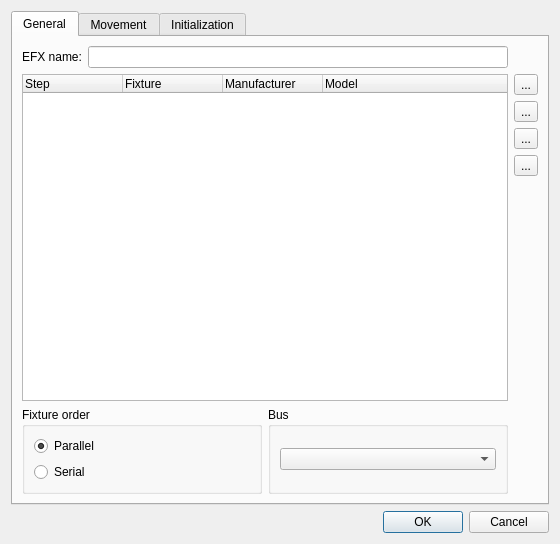
<ui version="4.0" >
 <class>EFXEditor</class>
 <widget class="QDialog" name="EFXEditor" >
  <property name="geometry" >
   <rect>
    <x>0</x>
    <y>0</y>
    <width>560</width>
    <height>544</height>
   </rect>
  </property>
  <property name="windowTitle" >
   <string>EFX Editor</string>
  </property>
  <layout class="QVBoxLayout" >
   <item>
    <widget class="QTabWidget" name="m_tab" >
     <property name="toolTip" >
      <string/>
     </property>
     <property name="currentIndex" >
      <number>0</number>
     </property>
     <widget class="QWidget" name="General" >
      <property name="geometry" >
       <rect>
        <x>0</x>
        <y>0</y>
        <width>538</width>
        <height>462</height>
       </rect>
      </property>
      <attribute name="title" >
       <string>General</string>
      </attribute>
      <layout class="QGridLayout" name="gridLayout_2" >
       <item row="0" column="0" >
        <layout class="QHBoxLayout" >
         <item>
          <widget class="QLabel" name="m_nameLabel" >
           <property name="text" >
            <string>EFX name:</string>
           </property>
          </widget>
         </item>
         <item>
          <widget class="QLineEdit" name="m_nameEdit" >
           <property name="toolTip" >
            <string>The name of the function being edited</string>
           </property>
          </widget>
         </item>
        </layout>
       </item>
       <item row="1" column="0" >
        <widget class="QTreeWidget" name="m_tree" >
         <property name="alternatingRowColors" >
          <bool>true</bool>
         </property>
         <property name="rootIsDecorated" >
          <bool>false</bool>
         </property>
         <property name="itemsExpandable" >
          <bool>false</bool>
         </property>
         <property name="allColumnsShowFocus" >
          <bool>true</bool>
         </property>
         <column>
          <property name="text" >
           <string>Step</string>
          </property>
         </column>
         <column>
          <property name="text" >
           <string>Fixture</string>
          </property>
         </column>
         <column>
          <property name="text" >
           <string>Manufacturer</string>
          </property>
         </column>
         <column>
          <property name="text" >
           <string>Model</string>
          </property>
         </column>
        </widget>
       </item>
       <item row="1" column="1" >
        <layout class="QVBoxLayout" name="verticalLayout" >
         <item>
          <widget class="QToolButton" name="m_addFixtureButton" >
           <property name="text" >
            <string>...</string>
           </property>
          </widget>
         </item>
         <item>
          <widget class="QToolButton" name="m_removeFixtureButton" >
           <property name="text" >
            <string>...</string>
           </property>
          </widget>
         </item>
         <item>
          <widget class="QToolButton" name="m_raiseFixtureButton" >
           <property name="text" >
            <string>...</string>
           </property>
          </widget>
         </item>
         <item>
          <widget class="QToolButton" name="m_lowerFixtureButton" >
           <property name="text" >
            <string>...</string>
           </property>
          </widget>
         </item>
         <item>
          <spacer name="verticalSpacer" >
           <property name="orientation" >
            <enum>Qt::Vertical</enum>
           </property>
           <property name="sizeHint" stdset="0" >
            <size>
             <width>20</width>
             <height>68</height>
            </size>
           </property>
          </spacer>
         </item>
        </layout>
       </item>
       <item row="2" column="0" >
        <layout class="QHBoxLayout" name="horizontalLayout_4" >
         <item>
          <widget class="QGroupBox" name="m_orderGroup" >
           <property name="title" >
            <string>Fixture order</string>
           </property>
           <layout class="QVBoxLayout" name="verticalLayout_5" >
            <item>
             <widget class="QRadioButton" name="m_parallelRadio" >
              <property name="toolTip" >
               <string>All fixtures move in parallel</string>
              </property>
              <property name="text" >
               <string>Parallel</string>
              </property>
              <property name="checked" >
               <bool>true</bool>
              </property>
             </widget>
            </item>
            <item>
             <widget class="QRadioButton" name="m_serialRadio" >
              <property name="toolTip" >
               <string>The pattern propagates to each fixture in a sequential order</string>
              </property>
              <property name="text" >
               <string>Serial</string>
              </property>
             </widget>
            </item>
           </layout>
          </widget>
         </item>
         <item>
          <widget class="QGroupBox" name="m_busGroup" >
           <property name="title" >
            <string>Bus</string>
           </property>
           <layout class="QVBoxLayout" name="verticalLayout_6" >
            <item>
             <widget class="QComboBox" name="m_busCombo" >
              <property name="toolTip" >
               <string>Bus that controls the speed of the pattern</string>
              </property>
             </widget>
            </item>
           </layout>
          </widget>
         </item>
        </layout>
       </item>
      </layout>
     </widget>
     <widget class="QWidget" name="Movement" >
      <property name="geometry" >
       <rect>
        <x>0</x>
        <y>0</y>
        <width>538</width>
        <height>462</height>
       </rect>
      </property>
      <attribute name="title" >
       <string>Movement</string>
      </attribute>
      <layout class="QHBoxLayout" name="horizontalLayout_2" >
       <item>
        <layout class="QVBoxLayout" name="verticalLayout_3" >
         <item>
          <widget class="QFrame" name="m_previewFrame" >
           <property name="sizePolicy" >
            <sizepolicy vsizetype="Fixed" hsizetype="Fixed" >
             <horstretch>0</horstretch>
             <verstretch>0</verstretch>
            </sizepolicy>
           </property>
           <property name="minimumSize" >
            <size>
             <width>255</width>
             <height>255</height>
            </size>
           </property>
           <property name="maximumSize" >
            <size>
             <width>255</width>
             <height>255</height>
            </size>
           </property>
           <property name="frameShape" >
            <enum>QFrame::StyledPanel</enum>
           </property>
           <property name="frameShadow" >
            <enum>QFrame::Sunken</enum>
           </property>
          </widget>
         </item>
         <item>
          <layout class="QHBoxLayout" name="horizontalLayout" >
           <item>
            <widget class="QGroupBox" name="m_directionGroup" >
             <property name="title" >
              <string>Direction</string>
             </property>
             <layout class="QVBoxLayout" name="verticalLayout_2" >
              <item>
               <widget class="QRadioButton" name="m_forward" >
                <property name="toolTip" >
                 <string>Run the pattern forwards</string>
                </property>
                <property name="text" >
                 <string>Forward</string>
                </property>
                <property name="checked" >
                 <bool>true</bool>
                </property>
               </widget>
              </item>
              <item>
               <widget class="QRadioButton" name="m_backward" >
                <property name="toolTip" >
                 <string>Run the pattern backwards</string>
                </property>
                <property name="text" >
                 <string>Backward</string>
                </property>
               </widget>
              </item>
              <item>
               <spacer name="verticalSpacer_2" >
                <property name="orientation" >
                 <enum>Qt::Vertical</enum>
                </property>
                <property name="sizeHint" stdset="0" >
                 <size>
                  <width>20</width>
                  <height>38</height>
                 </size>
                </property>
               </spacer>
              </item>
             </layout>
            </widget>
           </item>
           <item>
            <widget class="QGroupBox" name="m_runOrderGroup" >
             <property name="title" >
              <string>Run order</string>
             </property>
             <layout class="QVBoxLayout" name="_2" >
              <item>
               <widget class="QRadioButton" name="m_loop" >
                <property name="toolTip" >
                 <string>Run through over and over again</string>
                </property>
                <property name="text" >
                 <string>Loop</string>
                </property>
                <property name="checked" >
                 <bool>true</bool>
                </property>
               </widget>
              </item>
              <item>
               <widget class="QRadioButton" name="m_singleShot" >
                <property name="toolTip" >
                 <string>Run through once and stop</string>
                </property>
                <property name="text" >
                 <string>Single shot</string>
                </property>
               </widget>
              </item>
              <item>
               <widget class="QRadioButton" name="m_pingPong" >
                <property name="toolTip" >
                 <string>First run forwards, then backwards, again forwards, etc...</string>
                </property>
                <property name="text" >
                 <string>Ping pong</string>
                </property>
               </widget>
              </item>
              <item>
               <spacer name="verticalSpacer_3" >
                <property name="orientation" >
                 <enum>Qt::Vertical</enum>
                </property>
                <property name="sizeHint" stdset="0" >
                 <size>
                  <width>20</width>
                  <height>40</height>
                 </size>
                </property>
               </spacer>
              </item>
             </layout>
            </widget>
           </item>
          </layout>
         </item>
        </layout>
       </item>
       <item>
        <layout class="QVBoxLayout" name="verticalLayout_4" >
         <item>
          <widget class="QGroupBox" name="m_algorithmGroup" >
           <property name="title" >
            <string>Pattern</string>
           </property>
           <layout class="QVBoxLayout" >
            <item>
             <widget class="QComboBox" name="m_algorithmCombo" >
              <property name="toolTip" >
               <string>Pattern for moving the mirror/head</string>
              </property>
             </widget>
            </item>
           </layout>
          </widget>
         </item>
         <item>
          <widget class="QGroupBox" name="m_parametersGroup" >
           <property name="title" >
            <string>Parameters</string>
           </property>
           <layout class="QGridLayout" name="gridLayout" >
            <item row="0" column="0" >
             <widget class="QLabel" name="m_widthLabel" >
              <property name="text" >
               <string>Width</string>
              </property>
             </widget>
            </item>
            <item row="0" column="1" >
             <widget class="QSpinBox" name="m_widthSpin" >
              <property name="toolTip" >
               <string>Value width of the pattern</string>
              </property>
              <property name="maximum" >
               <number>127</number>
              </property>
              <property name="value" >
               <number>127</number>
              </property>
             </widget>
            </item>
            <item row="1" column="0" >
             <widget class="QLabel" name="m_heightLabel" >
              <property name="text" >
               <string>Height</string>
              </property>
             </widget>
            </item>
            <item row="1" column="1" >
             <widget class="QSpinBox" name="m_heightSpin" >
              <property name="toolTip" >
               <string>Value height of the pattern</string>
              </property>
              <property name="maximum" >
               <number>127</number>
              </property>
              <property name="value" >
               <number>127</number>
              </property>
             </widget>
            </item>
            <item row="2" column="0" >
             <widget class="QLabel" name="m_xOffsetLabel" >
              <property name="text" >
               <string>X offset</string>
              </property>
             </widget>
            </item>
            <item row="2" column="1" >
             <widget class="QSpinBox" name="m_xOffsetSpin" >
              <property name="toolTip" >
               <string>Pattern's center point on the X axis</string>
              </property>
              <property name="maximum" >
               <number>255</number>
              </property>
              <property name="value" >
               <number>127</number>
              </property>
             </widget>
            </item>
            <item row="3" column="0" >
             <widget class="QLabel" name="m_yOffsetLabel" >
              <property name="text" >
               <string>Y offset</string>
              </property>
             </widget>
            </item>
            <item row="3" column="1" >
             <widget class="QSpinBox" name="m_yOffsetSpin" >
              <property name="toolTip" >
               <string>Pattern's center point on the Y axis</string>
              </property>
              <property name="maximum" >
               <number>255</number>
              </property>
              <property name="value" >
               <number>127</number>
              </property>
             </widget>
            </item>
            <item row="4" column="0" >
             <widget class="QLabel" name="m_rotationLabel" >
              <property name="text" >
               <string>Rotation</string>
              </property>
             </widget>
            </item>
            <item row="4" column="1" >
             <widget class="QSpinBox" name="m_rotationSpin" >
              <property name="toolTip" >
               <string>Rotation of the pattern's starting point</string>
              </property>
              <property name="maximum" >
               <number>359</number>
              </property>
             </widget>
            </item>
            <item row="5" column="0" colspan="2" >
             <spacer>
              <property name="orientation" >
               <enum>Qt::Vertical</enum>
              </property>
              <property name="sizeHint" stdset="0" >
               <size>
                <width>20</width>
                <height>16</height>
               </size>
              </property>
             </spacer>
            </item>
            <item row="6" column="0" >
             <widget class="QLabel" name="m_xFrequencyLabel" >
              <property name="enabled" >
               <bool>false</bool>
              </property>
              <property name="text" >
               <string>X frequency</string>
              </property>
             </widget>
            </item>
            <item row="6" column="1" >
             <widget class="QSpinBox" name="m_xFrequencySpin" >
              <property name="enabled" >
               <bool>false</bool>
              </property>
              <property name="toolTip" >
               <string>Lissajous pattern's X frequency</string>
              </property>
              <property name="maximum" >
               <number>5</number>
              </property>
              <property name="value" >
               <number>2</number>
              </property>
             </widget>
            </item>
            <item row="7" column="0" >
             <widget class="QLabel" name="m_yFrequencyLabel" >
              <property name="enabled" >
               <bool>false</bool>
              </property>
              <property name="text" >
               <string>Y frequency</string>
              </property>
             </widget>
            </item>
            <item row="7" column="1" >
             <widget class="QSpinBox" name="m_yFrequencySpin" >
              <property name="enabled" >
               <bool>false</bool>
              </property>
              <property name="toolTip" >
               <string>Lissajous pattern's Y frequency</string>
              </property>
              <property name="maximum" >
               <number>5</number>
              </property>
              <property name="value" >
               <number>1</number>
              </property>
             </widget>
            </item>
            <item row="8" column="0" >
             <widget class="QLabel" name="m_xPhaseLabel" >
              <property name="enabled" >
               <bool>false</bool>
              </property>
              <property name="text" >
               <string>X phase</string>
              </property>
             </widget>
            </item>
            <item row="8" column="1" >
             <widget class="QSpinBox" name="m_xPhaseSpin" >
              <property name="enabled" >
               <bool>false</bool>
              </property>
              <property name="toolTip" >
               <string>Lissajous pattern's X phase</string>
              </property>
              <property name="maximum" >
               <number>360</number>
              </property>
              <property name="value" >
               <number>90</number>
              </property>
             </widget>
            </item>
            <item row="9" column="0" >
             <widget class="QLabel" name="m_yPhaseLabel" >
              <property name="enabled" >
               <bool>false</bool>
              </property>
              <property name="text" >
               <string>Y phase</string>
              </property>
             </widget>
            </item>
            <item row="9" column="1" >
             <widget class="QSpinBox" name="m_yPhaseSpin" >
              <property name="enabled" >
               <bool>false</bool>
              </property>
              <property name="toolTip" >
               <string>Lissajous pattern's Y phase</string>
              </property>
              <property name="maximum" >
               <number>360</number>
              </property>
              <property name="value" >
               <number>90</number>
              </property>
             </widget>
            </item>
           </layout>
          </widget>
         </item>
        </layout>
       </item>
      </layout>
     </widget>
     <widget class="QWidget" name="Initialization" >
      <property name="geometry" >
       <rect>
        <x>0</x>
        <y>0</y>
        <width>538</width>
        <height>462</height>
       </rect>
      </property>
      <attribute name="title" >
       <string>Initialization</string>
      </attribute>
      <layout class="QGridLayout" >
       <item row="0" column="0" >
        <widget class="QGroupBox" name="m_startSceneGroup" >
         <property name="toolTip" >
          <string>Initialize the fixture with the given scene values when the EFX starts</string>
         </property>
         <property name="title" >
          <string>Initialize fixtures</string>
         </property>
         <property name="checkable" >
          <bool>true</bool>
         </property>
         <layout class="QVBoxLayout" >
          <item>
           <widget class="QTreeWidget" name="m_startSceneList" >
            <property name="alternatingRowColors" >
             <bool>true</bool>
            </property>
            <property name="rootIsDecorated" >
             <bool>false</bool>
            </property>
            <property name="itemsExpandable" >
             <bool>false</bool>
            </property>
            <property name="sortingEnabled" >
             <bool>true</bool>
            </property>
            <property name="allColumnsShowFocus" >
             <bool>true</bool>
            </property>
            <column>
             <property name="text" >
              <string>Scene</string>
             </property>
            </column>
           </widget>
          </item>
         </layout>
        </widget>
       </item>
       <item row="0" column="1" >
        <widget class="QGroupBox" name="m_stopSceneGroup" >
         <property name="toolTip" >
          <string>De-initialize the fixture with the given scene values when the EFX stops</string>
         </property>
         <property name="title" >
          <string>De-initialize fixtures</string>
         </property>
         <property name="checkable" >
          <bool>true</bool>
         </property>
         <layout class="QVBoxLayout" >
          <item>
           <widget class="QTreeWidget" name="m_stopSceneList" >
            <property name="alternatingRowColors" >
             <bool>true</bool>
            </property>
            <property name="rootIsDecorated" >
             <bool>false</bool>
            </property>
            <property name="itemsExpandable" >
             <bool>false</bool>
            </property>
            <property name="sortingEnabled" >
             <bool>true</bool>
            </property>
            <property name="allColumnsShowFocus" >
             <bool>true</bool>
            </property>
            <column>
             <property name="text" >
              <string>Scene</string>
             </property>
            </column>
           </widget>
          </item>
         </layout>
        </widget>
       </item>
      </layout>
     </widget>
    </widget>
   </item>
   <item>
    <widget class="QDialogButtonBox" name="buttonBox" >
     <property name="orientation" >
      <enum>Qt::Horizontal</enum>
     </property>
     <property name="standardButtons" >
      <set>QDialogButtonBox::Cancel|QDialogButtonBox::Ok</set>
     </property>
    </widget>
   </item>
  </layout>
 </widget>
 <resources/>
 <connections>
  <connection>
   <sender>buttonBox</sender>
   <signal>accepted()</signal>
   <receiver>EFXEditor</receiver>
   <slot>accept()</slot>
   <hints>
    <hint type="sourcelabel" >
     <x>248</x>
     <y>254</y>
    </hint>
    <hint type="destinationlabel" >
     <x>157</x>
     <y>274</y>
    </hint>
   </hints>
  </connection>
  <connection>
   <sender>buttonBox</sender>
   <signal>rejected()</signal>
   <receiver>EFXEditor</receiver>
   <slot>reject()</slot>
   <hints>
    <hint type="sourcelabel" >
     <x>316</x>
     <y>260</y>
    </hint>
    <hint type="destinationlabel" >
     <x>286</x>
     <y>274</y>
    </hint>
   </hints>
  </connection>
 </connections>
</ui>
